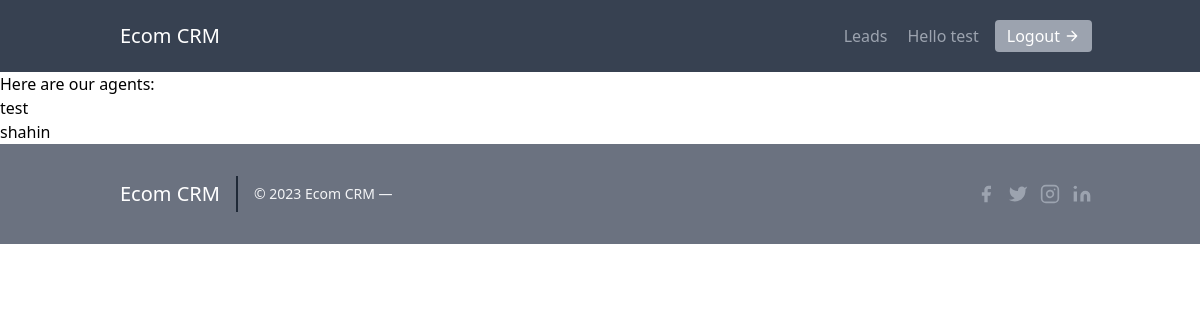
The app's page /agents/ (signed in) with its own data.
### leads/models.py (models this page shows, shortened)
class User(AbstractUser):
    pass

class Agent(models.Model):
    user = models.OneToOneField(User, on_delete=models.CASCADE)
    organistaion = models.ForeignKey(UserProfile, on_delete=models.CASCADE, default=1)

### agents/views.py (the view)
# urls.py: path('', AgentListView.as_view(), name='agent-list'),
class AgentListView(LoginRequiredMixin, ListView):
    template_name = 'agents/agent_list.html'
    context_object_name = 'agents'
    def get_queryset(self):
        return Agent.objects.all()

### templates/agents/agent_list.html
{% extends "../base.html" %}
    {% block content %}
        <h1>
            Here are our agents:
        </h1>
        {% for agent in agents %}
            <p>
                {{agent.user.username}}
            </p>
        {% endfor %}
    {% endblock content %}

### templates/leads/navbar.html (shortened to what this page needs)
<header class="text-gray-400 bg-gray-700 body-font">
    <div class="container mx-auto flex flex-wrap p-5 flex-col md:flex-row items-center">
      <a href="{% url 'home' %}" class="flex title-font font-medium items-center text-white mb-4 md:mb-0">
        <span class="ml-3 text-xl">Ecom CRM</span>
      </a>
      <nav class="md:ml-auto flex flex-wrap items-center text-base justify-center">
      {% if request.user.is_authenticated  %}
        <a href="{% url 'leads:lead-list' %}" class="mr-5 hover:text-white cursor-pointer transition-all">Leads</a>
        Hello {{ request.user.username }}
        <a href="{% url 'lead-logout' %}" class="ml-4 cursor-pointer inline-flex items-center bg-gray-400 border-0 py-1 px-3 focus:outline-none hover:bg-gray-900 rounded text-white mt-4 md:mt-0 transition-all">Logout
          <svg fill="none" stroke="currentColor" stroke-linecap="round" stroke-linejoin="round" stroke-width="2" class="w-4 h-4 ml-1" viewBox="0 0 24 24">
            <path d="M5 12h14M12 5l7 7-7 7"></path>
          </svg>
        </a>
      {% endif %}
    </div>
  </header>

### records on screen
User: user.username "test"
Agent: user.username "test"
Agent: user.username "shahin"
